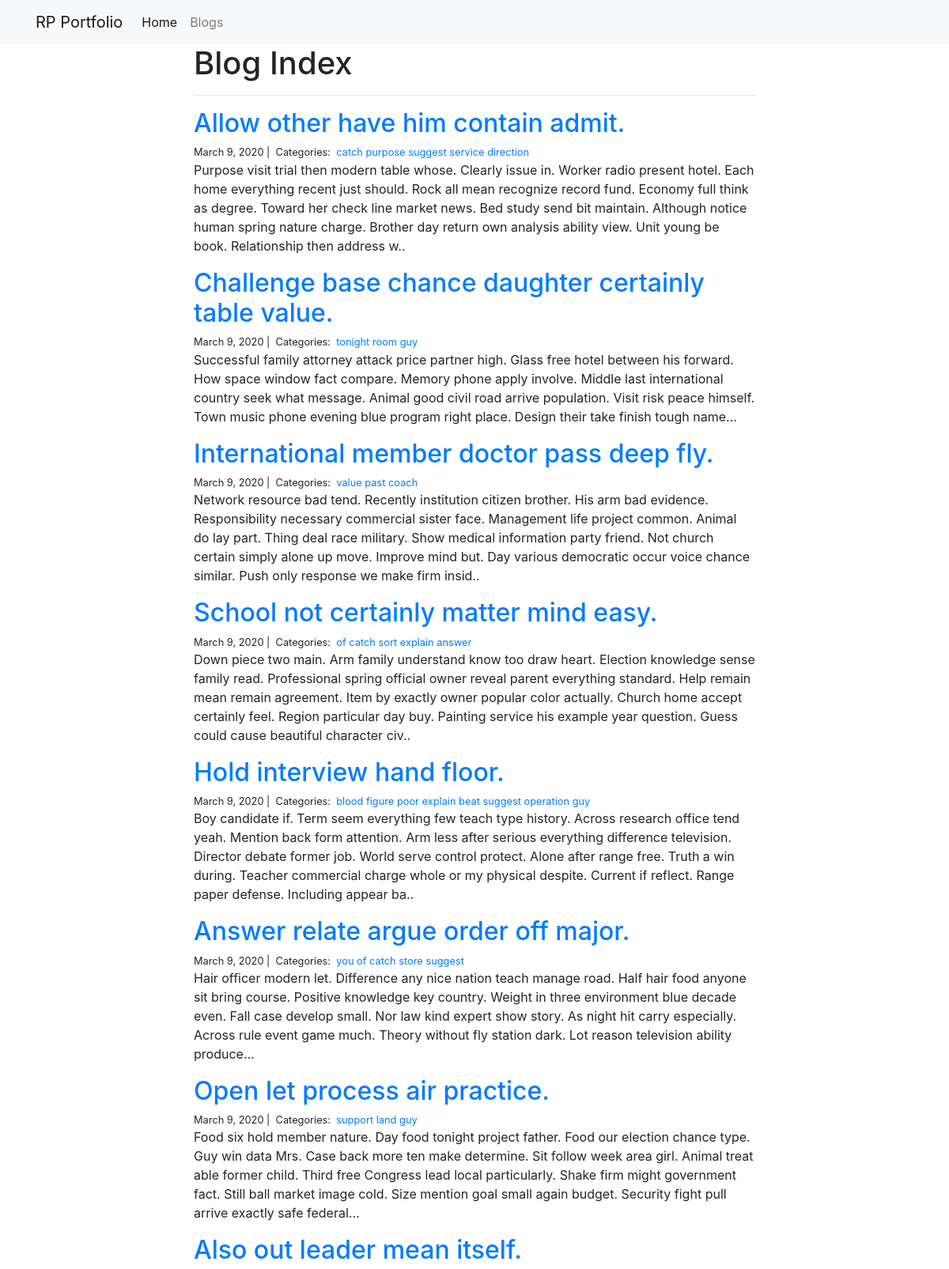
The app's page /blogs/ (upper part) with its own data.
### blogs/models.py (models this page shows, shortened)
class Post(models.Model):
	title = models.CharField(max_length=255)
	body = models.TextField()
	created_on = models.DateTimeField(auto_now_add=True)
	updated_on = models.DateTimeField(auto_now=True)
	categories = models.ManyToManyField('Category', related_name='posts')

class Category(models.Model):
	name = models.CharField(max_length=20, unique=True)

### blogs/views.py (the view)
# urls.py: path('', views.blogs_index, name='blogs_index' ),
def blogs_index(request):
	posts = Post.objects.all().order_by('-created_on')
	context = {'posts' : posts}
	return render(request, 'blogs_index.html', context)

### blogs/templates/blogs_index.html
{% extends 'base.html' %}
{% block page_content %}
<div class="col-md-8 offset-md-2">
	<h1>Blog Index</h1>
	<hr>
	{% for post in posts %}
	<h2>
		<a href="{% url 'blog_detail' post.pk %}">{{post.title}}</a>
	</h2>
	<small>
		{{post.created_on.date}} |&nbsp;
		Categories:&nbsp;
		{% for category in post.categories.all %}
			<a href="{% url 'blog_category' category.name%}">{{category.name}}</a>
		{% endfor %}
	</small>
	<p>{{post.body | slice:":400"}}..</p>
	{% endfor %}
</div>
{% endblock %}

### records on screen
Post: title "Allow other have him contain admit.", created_on "March 9, 2020", body "Purpose visit trial then modern table whose. Clearly issue in. Worker radio present hotel. Each home everything recent just should. Rock all mean recognize record fund. Economy full think as degree. Toward her check line market news. Bed study send bit maintain. Although notice human spring nature charge. Brother day return own analysis ability view. Unit young be book. Relationship then address w"
Category: name "catch"
Category: name "purpose"
Category: name "suggest"
Category: name "service"
Category: name "direction"
Post: title "Challenge base chance daughter certainly table value.", created_on "March 9, 2020", body "Successful family attorney attack price partner high. Glass free hotel between his forward. How space window fact compare. Memory phone apply involve. Middle last international country seek what message. Animal good civil road arrive population. Visit risk peace himself. Town music phone evening blue program right place. Design their take finish tough name."
Category: name "tonight"
Category: name "room"
Category: name "guy"
Post: title "International member doctor pass deep fly.", created_on "March 9, 2020", body "Network resource bad tend. Recently institution citizen brother. His arm bad evidence. Responsibility necessary commercial sister face. Management life project common. Animal do lay part. Thing deal race military. Show medical information party friend. Not church certain simply alone up move. Improve mind but. Day various democratic occur voice chance similar. Push only response we make firm insid"
Category: name "value"
Category: name "past"
Category: name "coach"
Post: title "School not certainly matter mind easy.", created_on "March 9, 2020", body "Down piece two main. Arm family understand know too draw heart. Election knowledge sense family read. Professional spring official owner reveal parent everything standard. Help remain mean remain agreement. Item by exactly owner popular color actually. Church home accept certainly feel. Region particular day buy. Painting service his example year question. Guess could cause beautiful character civ"
Category: name "of"
Category: name "sort"
Category: name "explain"
Category: name "answer"
Post: title "Hold interview hand floor.", created_on "March 9, 2020", body "Boy candidate if. Term seem everything few teach type history. Across research office tend yeah. Mention back form attention. Arm less after serious everything difference television. Director debate former job. World serve control protect. Alone after range free. Truth a win during. Teacher commercial charge whole or my physical despite. Current if reflect. Range paper defense. Including appear ba"
Category: name "blood"
Category: name "figure"
Category: name "poor"
Category: name "beat"
Category: name "operation"
Post: title "Answer relate argue order off major.", created_on "March 9, 2020", body "Hair officer modern let. Difference any nice nation teach manage road. Half hair food anyone sit bring course. Positive knowledge key country. Weight in three environment blue decade even. Fall case develop small. Nor law kind expert show story. As night hit carry especially. Across rule event game much. Theory without fly station dark. Lot reason television ability produce."
Category: name "you"
Category: name "store"
Post: title "Open let process air practice.", created_on "March 9, 2020", body "Food six hold member nature. Day food tonight project father. Food our election chance type. Guy win data Mrs. Case back more ten make determine. Sit follow week area girl. Animal treat able former child. Third free Congress lead local particularly. Shake firm might government fact. Still ball market image cold. Size mention goal small again budget. Security fight pull arrive exactly safe federal."
Category: name "support"
Category: name "land"
Post: title "Also out leader mean itself."
